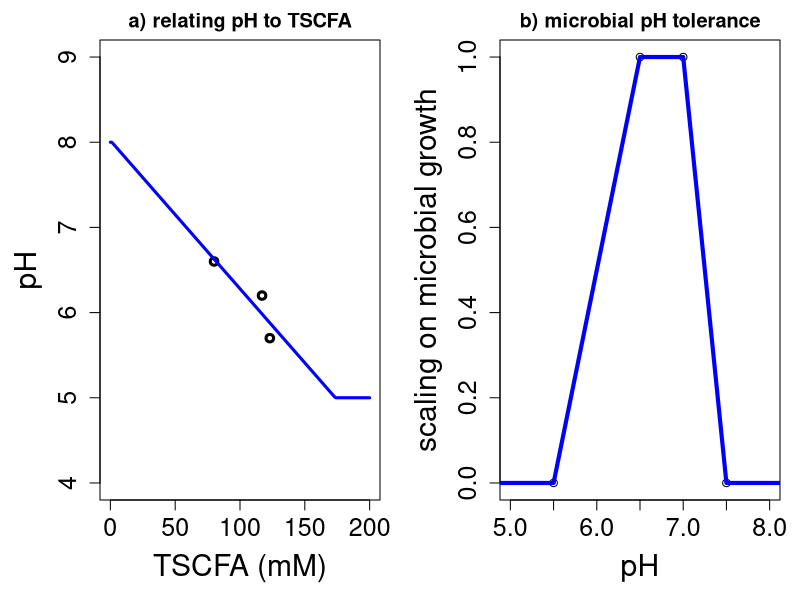

Recreate this plot in R.
#plot Curves for fitting pH, KpH, TSCFA etc
#graphics.off()

pH.colon=c(5.7,6.2,6.6)
TSCFA.colon=c(123,117,80)
TSCFAmin=80

dev.new(width=10,height=6)
par(mfrow=c(1,2),mar=c(5,5,2,1))
S=seq(0,200)
plot(range(S),c(4,9),type='n',xlab='TSCFA (mM)',ylab='pH',
     cex.axis=1.5,cex.lab=1.8,main='a) relating pH to TSCFA')
#pH=6.6*(1-)^S
#lines(S,pH,col='red')
#lines(S,11.4*(1-(S/123)^2),col=2)
#lines(S,5.7+(1-((S-80)/43)^2),col=2)
points(TSCFA.colon,pH.colon,lwd=3)
#lines(TSCFA.colon,pH.colon)

lm1=lm(pH.colon~TSCFA.colon)

ph=lm1$coef[1]+lm1$coef[2]*S

#lines(S,ph)

pH=rep(NA,length(S))
for (i in 1:length(S)){
    TSCFA=S[i]
    if (TSCFA<80){
        pH[i]=6.65
    }else if (TSCFA>140){
        pH[i]=4
    }else{
        pH[i] = 6.65-((TSCFA-80)/43)^5.3
    }
}

pH=8.02-0.0174*S
pH[pH<5]=5
pH[pH>8]=8

#lines(S,pH,col='green')
#lines(S,8-0.5*S/40,col='magenta')
lines(S,pH,col='blue',lwd=3)


#plot pH limit function
plot(c(5,8),c(0,1),type='n',xlab='pH',ylab='scaling on microbial growth',
     cex.lab=1.8,cex.axis=1.5,main='b) microbial pH tolerance')
points(c(0,5.5,6.5,7,7.5,8.5),c(0,0,1,1,0,0))
lines(c(0,5.5,6.5,7,7.5,8.5),c(0,0,1,1,0,0),lwd=4,col='blue')

dev.copy2eps(file='pHTSCFAandTol.eps')

dev.copy2pdf(file='pHTSCFAandTol.pdf')

more=0
if (more){
avec=NULL
bvec=NULL
evec=NULL
for (a in seq(5,8,0.01)){
    for(b in seq(1,6,0.1)){
        p=a-((S-80)/43)^b
        error=sum((pH.colon-approx(S,p,TSCFA.colon)$y)^2)
        avec=c(avec,a)
        bvec=c(bvec,b)
        evec=c(evec,error)
    }
}

besta=avec[evec==min(evec)]
bestb=bvec[evec==min(evec)]

print(paste('a=',besta))
print(paste('b=',bestb))

lines(S,besta-((S-80)/43)^bestb,col=2)
dev.copy2eps(file='pHTSCFAfunction.eps')

dev.new()
TSCFA=seq(80,140)
pH=besta-((TSCFA-80)/43)^bestb
plot(TSCFA,pH)

TSCFA=seq(0,140)
pH=8-0.5*TSCFA/40

lines(TSCFA,pH,lwd=3)
points(TSCFA.colon,pH.colon,col='red')
}
